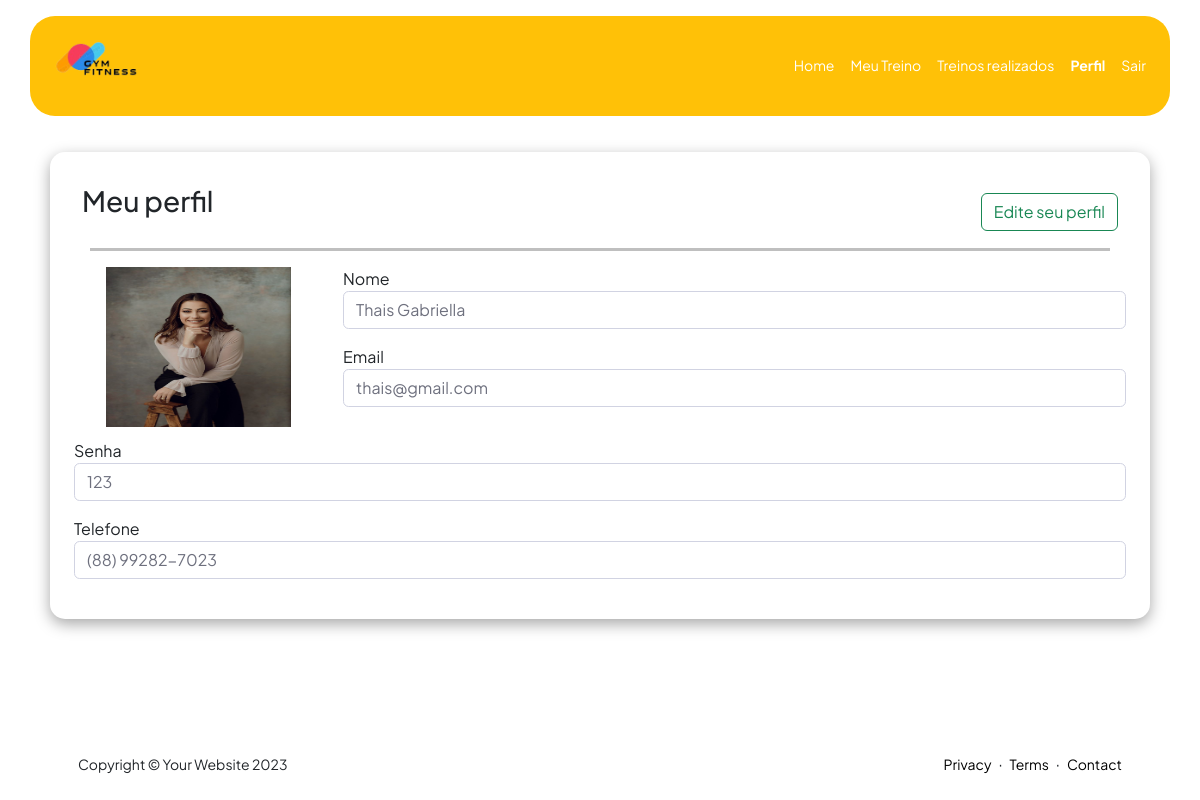
Page /AcadUsu/perfil.php (signed in) on the committed database.
### tables this page shows
CREATE TABLE `tbusu` (
  `id_usu` int(11) UNSIGNED NOT NULL,
  `foto_usu` varchar(50) DEFAULT NULL,
  `nome` varchar(60) DEFAULT NULL,
  `email` varchar(100) DEFAULT NULL,
  `senha` varchar(50) DEFAULT NULL,
  `telefone` varchar(50) DEFAULT NULL,
  `atividade` varchar(50) DEFAULT NULL
);

### AcadUsu/perfil.php (the view, shortened to what this page needs)
<!DOCTYPE html>
<html lang="en">
<head>
    <link href="https://cdn.jsdelivr.net/npm/bootstrap-icons@1.8.1/font/bootstrap-icons.css" rel="stylesheet" />
    <link href="css/styles.css" rel="stylesheet" />
</head>
<body class="d-flex flex-column h-100">
    <main class="flex-shrink-0">
        <nav class="navbar navbar-expand-lg navbar-light bg-white  py-3">
            <div class=" bg-warning menus container px-3">
                <img class="logo" src="../img/logo.png" alt="" srcset="">
                <div class="collapse navbar-collapse" id="navbarSupportedContent">
                    <ul class="navbar-nav ms-auto mb-2 mb-lg-0 small ">
                        <li class="nav-item"><a class="nav-link" href="index.php">Home</a></li>
                        <li class="nav-item"><a class="nav-link" href="meu_treino.php">Meu Treino</a></li>
                        <li class="nav-item"><a class="nav-link" href="treinos_realizados.php">Treinos realizados</a></li>
                        <li class="nav-item"><a class="nav-link active" href="perfil.php">Perfil</a></li>
                        <li class="nav-item"><a class="nav-link" href="sair.php">Sair</a></li>
                    </ul>
                </div>
            </div>
        </nav>
        <header class="py-2">
            <div class="container px-2 pb-2">
            <form class="form-cadastro1" action="cadastro.php" method="POST" enctype="multipart/form-data">
                            <?php
                                if(isset( $_SESSION['usuario'])){
                                    include('../banco.php');
                                    $sql = "SELECT * FROM tbusu where id_usu = ".$_SESSION['usuario']." ";
                                    $resultado = $conexao->query($sql);
                                    if ($resultado-> num_rows > 0) {
                                        $linha1 = $resultado->fetch_array();
                                    }
                                }
                            ?>
                                <div class="card-body1">
                                    <div class="row no-gutters align-items-center">
                                        <div class=" col mr-6">
                                            <h3>Meu perfil</h3>
                                        </div>
                                        <div class="col mr-6">
                                            <?php
                                                $id = $_SESSION['usuario'];
                                                echo '<div class="col-12 ir"><a href="editperfil.php?id='.$id.' " '.'><button type="button"  class="btn btn-outline-success">Edite seu perfil</button></a></div>';
                                            ?>
                                        </div>
                                    </div>
                                </div>
                            <hr class="sidebar-divider d-none d-md-block">
                            <div class="row" style="">
                            <div class="col-xs-8 col-sm-3 col-md-3 col-lg-3">
                                <div class="row">
                                    <div class="col-12">
                                        <?php echo '<img id="output" src=" '.$linha1['foto_usu'].'" class="img2 col-8" ></img> '; ?>
                                    </div>
                                </div>
                             </div>
                                <div class="form-group1 flex-column col-9">
                                    <div class="form-group1 col-12">
                                        <label for="inputeNome">Nome</label>
                                        <input type="text" class="form-control1" id="nome" name="nome" placeholder="Insira o nome do personal" value= "<?php echo $linha1['nome']; ?>" readonly>
                                    </div>
                                    <div class="form-group1 col-12">
                                        <label for="inputAddress">Email</label>
                                        <input type="email" class="form-control1" id="email" name="email" placeholder="Insira o email do personal" value= "<?php echo $linha1['email']; ?>" readonly>
                                    </div>
                                </div>
                            </div>
                            <div class="form-group1 col-12">
                                <label for="inputAddress2">Senha</label>
                                <input type="text" class="form-control1" id="senha" name="senha" placeholder="" value= "<?php echo $linha1['senha']; ?>" readonly>
                            </div>
                            <div class="form-group1 col-md-12">
                                <label for="inputCity">Telefone</label>
                                <input type="tel" class="form-control1" id="tel" name="tel" placeholder="(xx) xxxxx-xxxx" value= "<?php echo $linha1['telefone']; ?>" readonly>
                            </div>
                </form>
            </div>
        </header>
        <br>
    </main>
    <footer class="bg-white py-4 mt-auto">
        <div class="container px-5">
            <div class="row align-items-center justify-content-between flex-column flex-sm-row">
                <div class="col-auto"><div class="small m-0">Copyright &copy; Your Website 2023</div></div>
                <div class="col-auto">
                    <a class="small" href="#!">Privacy</a>
                    <span class="mx-1">&middot;</span>
                    <a class="small" href="#!">Terms</a>
                    <span class="mx-1">&middot;</span>
                    <a class="small" href="#!">Contact</a>
                </div>
            </div>
        </div>
    </footer>
</body>
</html>

### rows in the picture
tbusu: foto_usu (picture), nome "Thais Gabriella", email "thais@gmail.com", senha "123", tel "(88) 99282-7023"
